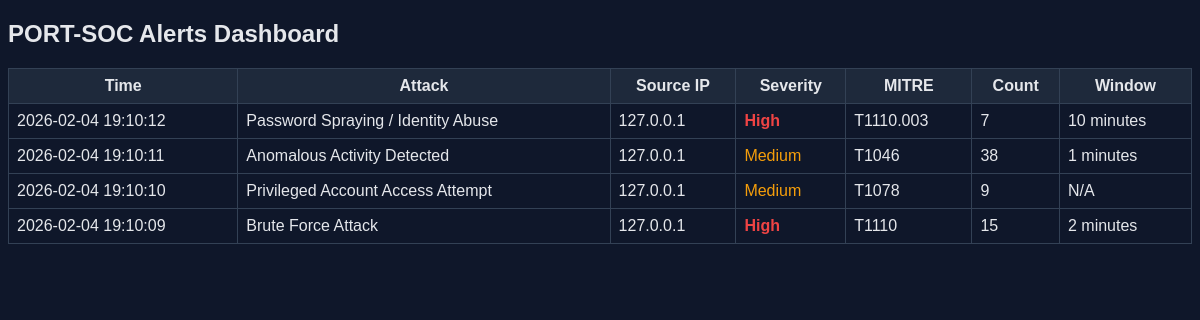
The page / on the database its author committed.
### tables this page shows
CREATE TABLE alerts (
    id INTEGER PRIMARY KEY AUTOINCREMENT,
    alert_type TEXT,
    source_ip TEXT,
    event_count INTEGER,
    time_window TEXT,
    severity TEXT,
    mitre_id TEXT,
    detected_at TEXT
);

### ui/app.py (the view)
@app.route("/")
def alerts():
    conn = sqlite3.connect(DB_PATH)
    cursor = conn.cursor()
    rows = cursor.execute("""
    SELECT detected_at, alert_type, source_ip,
           severity, mitre_id, event_count, time_window
    FROM alerts
    ORDER BY detected_at DESC
    """).fetchall()
    conn.close()
    return render_template("alerts.html", alerts=rows)

### ui/templates/alerts.html (shortened to what this page needs)
<!DOCTYPE html>
<html>
<head>
    <link rel="stylesheet" href="{{ url_for('static', filename='style.css') }}">
</head>
<body>
<h2>PORT-SOC Alerts Dashboard</h2>
<table>
    <tr>
        <th>Time</th>
        <th>Attack</th>
        <th>Source IP</th>
        <th>Severity</th>
        <th>MITRE</th>
        <th>Count</th>
        <th>Window</th>
    </tr>
    {% for a in alerts %}
    <tr>
        <td>{{ a[0] }}</td>
        <td>{{ a[1] }}</td>
        <td>{{ a[2] }}</td>
        <td class="{{ a[3]|lower }}">{{ a[3] }}</td>
        <td>{{ a[4] }}</td>
        <td>{{ a[5] }}</td>
        <td>{{ a[6] }}</td>
    </tr>
    {% endfor %}
</table>
</body>
</html>

### ui/static/style.css (style rules this page uses)
body { font-family: Arial; background: #0f172a; color: #e5e7eb; }
table { border-collapse: collapse; width: 100%; }
th, td { border: 1px solid #334155; padding: 8px; }
th { background: #1e293b; }
.high { color: #ef4444; font-weight: bold; }
.medium { color: #f59e0b; }

### rows shown on the page
alerts: detected_at "2026-02-04 19:10:12", alert_type "Password Spraying / Identity Abuse", source_ip "127.0.0.1", severity "High", mitre "T1110.003", event_count "7", time_window "10 minutes"
alerts: detected_at "2026-02-04 19:10:11", alert_type "Anomalous Activity Detected", source_ip "127.0.0.1", severity "Medium", mitre "T1046", event_count "38", time_window "1 minutes"
alerts: detected_at "2026-02-04 19:10:10", alert_type "Privileged Account Access Attempt", source_ip "127.0.0.1", severity "Medium", mitre "T1078", event_count "9", time_window "N/A"
alerts: detected_at "2026-02-04 19:10:09", alert_type "Brute Force Attack", source_ip "127.0.0.1", severity "High", mitre "T1110", event_count "15", time_window "2 minutes"
